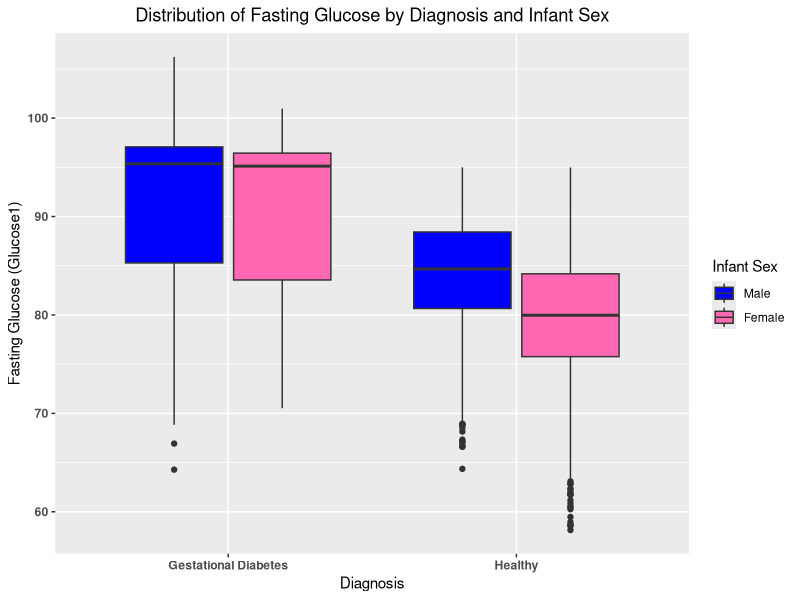
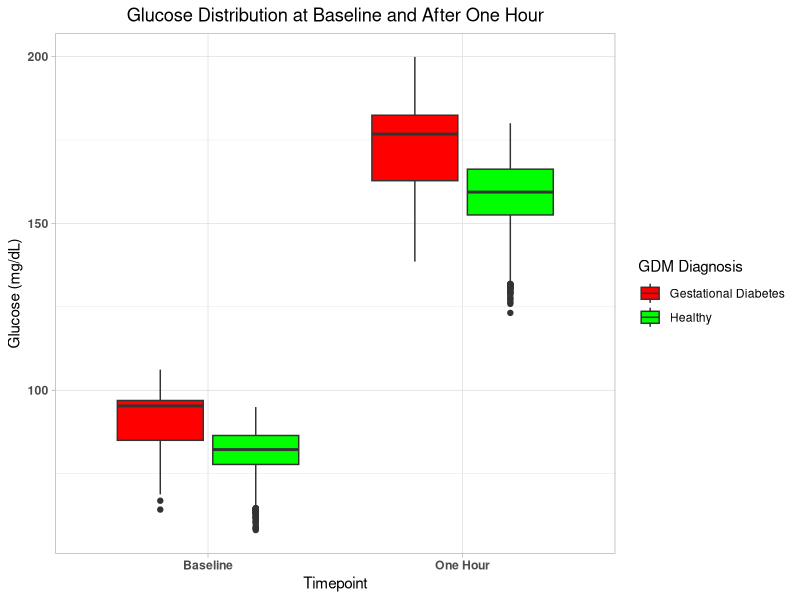
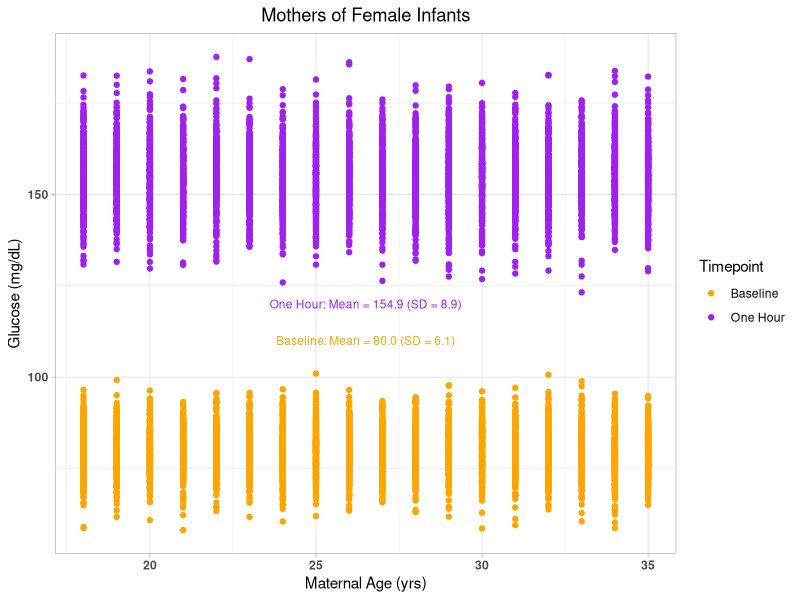
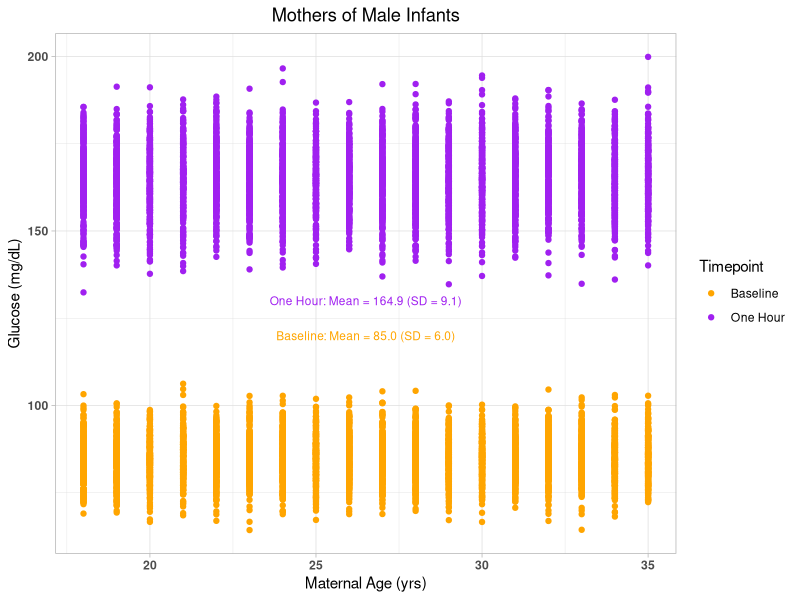
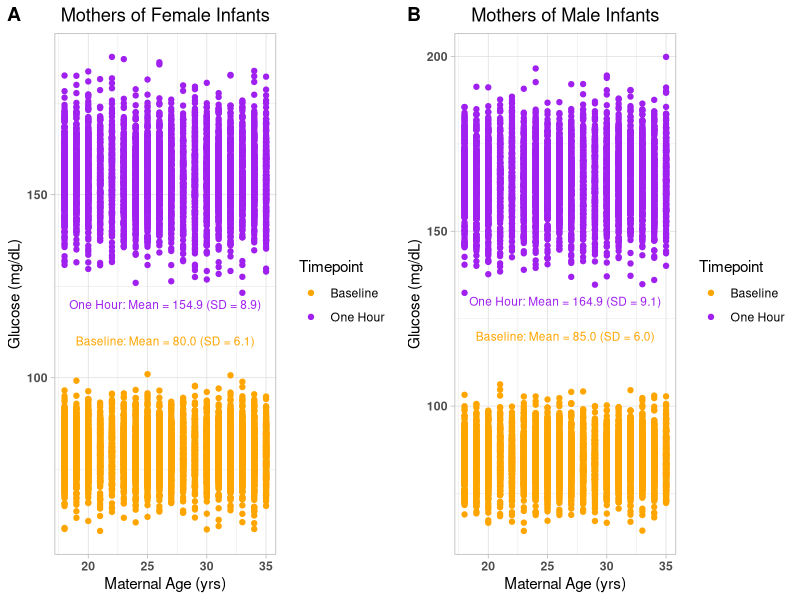

Generate these figures, in order, with R:
## ---- chunk 1
library (tidyverse)
library(ggplot2)
## ---- chunk 2
# Set a random seed for reproducibility
set.seed(42)

# Number of samples
n <- 10000

# Generate data frame for required variables
randomdata <- data.frame(
  'Age' = trunc(runif(n, min = 18, max = 36)),  # Age uniformly distributed between 18 and 35
  'InfantSex' = factor(rbinom(n, size = 1, prob = 0.5), labels = c("Male", "Female"))  # Infant sex with 50% probability
)

# Generate Glucose1 and Glucose2 based on InfantSex
randomdata$Glucose1 <- ifelse(randomdata$InfantSex == "Male",
                        rnorm(n, mean = 85, sd = 6), #normalized distribution
                        rnorm(n, mean = 80, sd = 6))

randomdata$Glucose2 <- ifelse(randomdata$InfantSex == "Male",
                        rnorm(n, mean = 165, sd = 9),
                        rnorm(n, mean = 155, sd = 9))

# Define Diagnosis based on Glucose1 and Glucose2
randomdata$Diagnosis <- ifelse(randomdata$Glucose1 > 95 | randomdata$Glucose2 > 180, #define diagnosis
                          "Gestational Diabetes", "Healthy")
## ---- chunk 3
# Subset the data for male infants
# Subset using https://www.statmethods.net/management/subset.html
male_data <- subset(randomdata, InfantSex == "Male")

# Subset the data for female infants
female_data <- subset(randomdata, InfantSex == "Female")

# Print summary for male infants
print("Summary for Male Infants")
summary(male_data)

# Print summary for female infants
print("Summary for Female Infants")
summary(female_data)
## ---- chunk 4
color_palette <- c("Male" = "blue", "Female" = "hotpink")

ggplot(randomdata, aes(x = Diagnosis, y = Glucose1, fill = InfantSex)) +
  geom_boxplot() +
  scale_fill_manual(values = color_palette) + # Apply the custom color palette
  labs(title = "Distribution of Fasting Glucose by Diagnosis and Infant Sex",
       x = "Diagnosis",
       y = "Fasting Glucose (Glucose1)",
       fill = "Infant Sex") +
  theme_gray() +
  theme(
    plot.title = element_text(hjust = 0.5),
    axis.text = element_text(face = "bold"))
## ---- chunk 5
randomdata$Subject <- 1:n #adding in Subject to call

longData <- randomdata %>%
  pivot_longer( #https://tidyr.tidyverse.org/reference/pivot_longer.html - additional explanation
    cols = c(Glucose1, Glucose2),
    names_to = "Timepoint",
    values_to = "Glucose") %>%
  mutate(Timepoint = ifelse(Timepoint == "Glucose1", "Baseline", "One Hour"))

print(longData[longData$Subject == 1, ]) #will have 2 outputs, one for Baseline (baseline) and one for one hour
## ---- chunk 6
color_scale <- c("Healthy" = "green", "Gestational Diabetes" = "red") #another color pallette

ggplot(longData, aes(x = Timepoint, y = Glucose, fill = Diagnosis)) +
  geom_boxplot() +
  scale_fill_manual(values = color_scale) + # Apply the custom color palette
  labs(
    x = "Timepoint", 
    y = "Glucose (mg/dL)", 
    fill = "GDM Diagnosis",
    title = "Glucose Distribution at Baseline and After One Hour") +
  theme_light() +
  theme(
    plot.title = element_text(hjust = 0.5),
    axis.text = element_text(face = "bold"))
## ---- chunk 7
library(ggpubr)
## ---- chunk 8

# Define color palette
color_plot <- c("Baseline" = "orange", "One Hour" = "purple")

# Function to calculate mean and standard deviation for each group
# used https://www.carlislerainey.com/teaching/pols-209/files/notes-10-average-sd-r.pdf
calc_stats <- function(data) {
  data %>%
    group_by(Timepoint) %>% #find groups of interest
    summarise(
      Mean = mean(Glucose),
      SD = sd(Glucose)
    )
}

# Calculate statistics for female and male infants
female_stats <- calc_stats(subset(longData, InfantSex == "Female")) #store statistics for female
male_stats <- calc_stats(subset(longData, InfantSex == "Male")) #store statistics for male


# Add text annotation for female_plot
female_plot <- ggplot(subset(longData, InfantSex == "Female"), aes(x = Age, y = Glucose, color = Timepoint)) +
  geom_point() +
  scale_color_manual(values = color_plot) +
  labs(
    title = "Mothers of Female Infants",
    x = "Maternal Age (yrs)",
    y = "Glucose (mg/dL)",
    color = "Timepoint"
  ) +
  theme_light() +
  theme(
    plot.title = element_text(hjust = 0.5),
    axis.text = element_text(face = "bold")
  ) +
#How to label plots:
  #https://ggplot2.tidyverse.org/reference/geom_text.html
  #https://www.rdocumentation.org/packages/ggplot2/versions/0.9.1/topics/geom_text
  #https://r-graph-gallery.com/275-add-text-labels-with-ggplot2.html
  geom_text(data = female_stats %>% filter(Timepoint == "Baseline"), 
            aes(x = position_Baseline_female[1], y = position_Baseline_female[2], #defining so the movement can be done
                label = sprintf("Baseline: Mean = %.1f (SD = %.1f)", Mean, SD)), #label is what text you want to display
            color = color_plot["Baseline"],
            size = 3) + #have to make text smaller to be seen on combined graph
  geom_text(data = female_stats %>% filter(Timepoint == "One Hour"), 
            aes(x = position_onehour_female[1], y = position_onehour_female[2], 
                label = sprintf("One Hour: Mean = %.1f (SD = %.1f)", Mean, SD)), 
            color = color_plot["One Hour"],
            size = 3)

# How you move the annotation around the graph, adjusted to the VALUES on the table, not pixels
position_Baseline_female <- c(x = 26.5, y = 110)   
position_onehour_female <- c(x = 26.5, y = 120)   

# Add text annotation for male_plot, similar plot and notes to above just altered for male infant sex
male_plot <- ggplot(subset(longData, InfantSex == "Male"), aes(x = Age, y = Glucose, color = Timepoint)) +
  geom_point() +
  scale_color_manual(values = color_plot) +
  labs(
    title = "Mothers of Male Infants",
    x = "Maternal Age (yrs)",
    y = "Glucose (mg/dL)",
    color = "Timepoint"
  ) +
  theme_light() +
  theme(
    plot.title = element_text(hjust = 0.5),
    axis.text = element_text(face = "bold")
  ) +
  geom_text(data = male_stats %>% filter(Timepoint == "Baseline"), 
            aes(x = position_Baseline_male[1], y = position_Baseline_male[2], 
                label = sprintf("Baseline: Mean = %.1f (SD = %.1f)", Mean, SD)), 
            color = color_plot["Baseline"],
            size = 3) +
  geom_text(data = male_stats %>% filter(Timepoint == "One Hour"), 
            aes(x = position_onehour_male[1], y = position_onehour_male[2], 
                label = sprintf("One Hour: Mean = %.1f (SD = %.1f)", Mean, SD)), 
            color = color_plot["One Hour"],
            size = 3)

# How you move the annotation around the graph, adjusted to the VALUES on the table, not pixels
position_Baseline_male <- c(x = 26.5, y = 120)     
position_onehour_male <- c(x = 26.5, y = 130)

# Print plots
print(female_plot)
print(male_plot)
## ---- chunk 9
# Arrange the plots using https://www.rdocumentation.org/packages/ggpubr/versions/0.6.0/topics/ggarrange
ggarrange(female_plot, male_plot,
          labels = c("A", "B"),
          ncol = 2, nrow = 1) #two plots right next to each other, makes 2 columns and 1 row
## ---- chunk 10
table_wide <- randomdata %>%
  group_by(InfantSex, Diagnosis) %>% #Healthy Female/Gestational Diabetes Female
  summarise( #calculations
    Mean_Age = mean(Age),
    Mean_Fasting_Glucose = mean(Glucose1),
    SD_Fasting_Glucose = sd(Glucose1),
    Mean_One_Hour_Glucose = mean(Glucose2),
    SD_One_Hour_Glucose = sd(Glucose2),
  ) %>%
  # Combine Diagnosis and Infant sex
  mutate(Group = paste(Diagnosis, InfantSex)) %>%
  # Ensure the rows are in the required order
  
#https://www.rdocumentation.org/packages/dplyr/versions/1.0.10/topics/arrange
  arrange(factor(Group, levels = c( 
    "Healthy Female",
    "Gestational Diabetes Female",
    "Healthy Male",
    "Gestational Diabetes Male"
  ))) %>%
  # Select and rename columns for clarity
  select(
    Group,
    Mean_Age,
    Mean_Fasting_Glucose,
    SD_Fasting_Glucose,
    Mean_One_Hour_Glucose,
    SD_One_Hour_Glucose
  )

# Print the summary table
print(table_wide)
